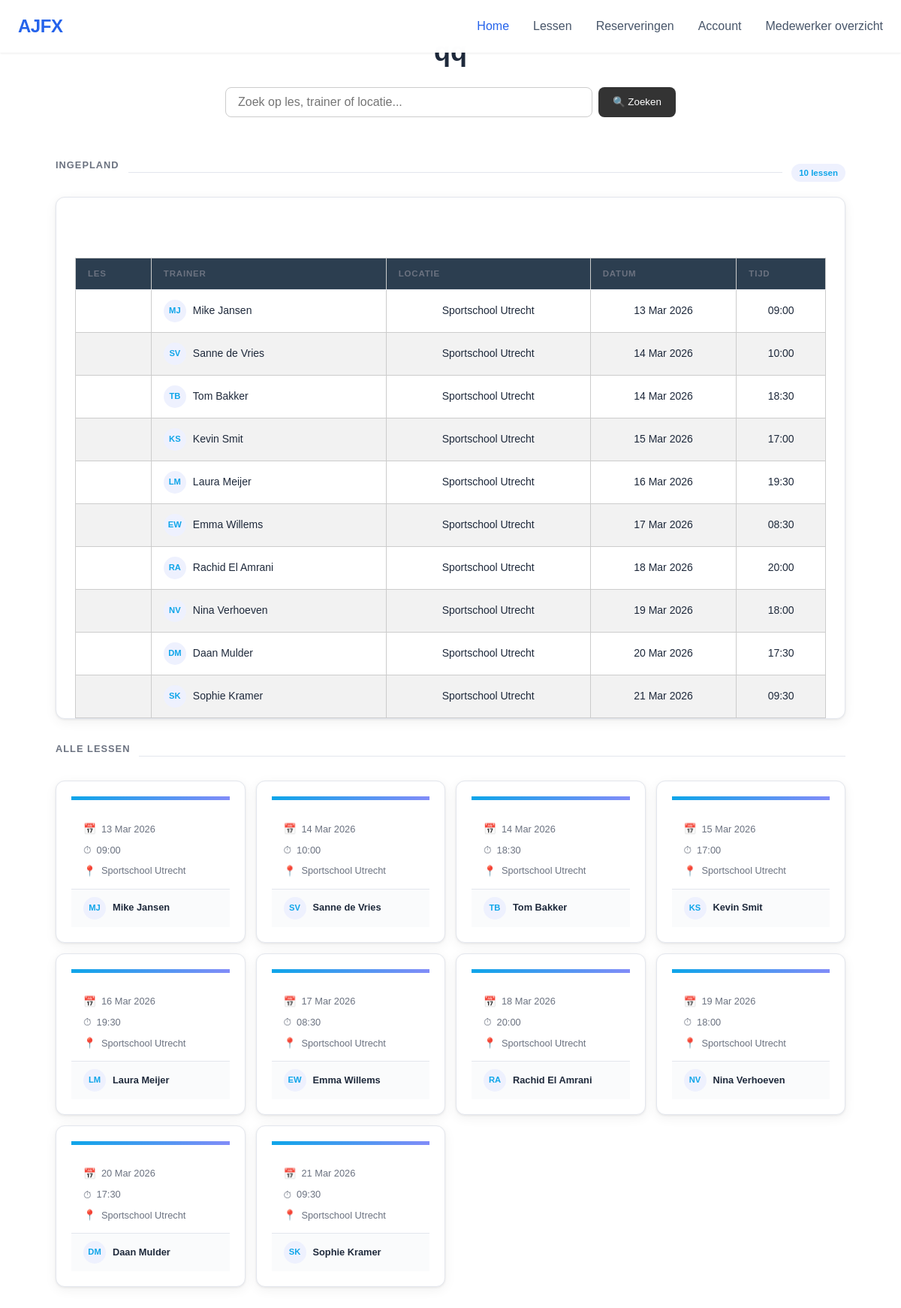
The page /lessen-overzicht.php on the database its author committed.
### tables this page shows
CREATE TABLE lessenoverzicht
(
    Id          INT UNSIGNED    NOT NULL    AUTO_INCREMENT,
    lesnaam     VARCHAR(255)    NOT NULL,
    trainer     VARCHAR(255)    NOT NULL,
    locatie     VARCHAR(255)    NOT NULL    DEFAULT 'Sportschool Utrecht',
    datum       DATE            NOT NULL,
    tijd        TIME            NOT NULL,
    lesprijs    DECIMAL(5,2)    NOT NULL    DEFAULT 0.00,
    PRIMARY KEY (Id)
);

### lessen-overzicht.php (the view, shortened to what this page needs)
<?php
$servername = "localhost";
$username   = "root";
$password   = "";
$dbname     = "lessen";
$dbFout = false;
$zoek = isset($_GET['zoek']) ? trim($_GET['zoek']) : '';
$conn = new mysqli($servername, $username, $password, $dbname);
if (!$dbFout) {
    if ($zoek !== "") {
        $zoekSafe = $conn->real_escape_string(strtolower($zoek));
        $sql = "SELECT * FROM lessenoverzicht
                WHERE LOWER(lessen)  LIKE '%$zoekSafe%'
                   OR LOWER(trainer) LIKE '%$zoekSafe%'
                   OR LOWER(locatie) LIKE '%$zoekSafe%'
                ORDER BY datum, tijd";
    } else {
        $sql = "SELECT * FROM lessenoverzicht ORDER BY datum, tijd";
    }
    $result = $conn->query($sql);
}
function initialen($naam) {
    $delen = explode(' ', trim($naam));
    $init  = strtoupper(substr($delen[0], 0, 1));
    if (count($delen) > 1) {
        $init .= strtoupper(substr(end($delen), 0, 1));
    }
    return $init;
}
function datumLeesbaar($datum) {
    $ts = strtotime($datum);
    return $ts ? date('d M Y', $ts) : $datum;
}
?>
<!DOCTYPE html>
<html lang="nl">
<head>
    <link rel="stylesheet" href="../css/lessen-overzicht.css">
    <link rel="stylesheet" href="../css/css/lessss.css">
    <link href="../homepage/styles.css" rel="stylesheet">
</head>
<body>
        <ul class="nav-menu" id="navMenu">
            <li><a href="index.html" class="nav-link active">Home</a></li>
            <li><a href="../lessen-overzicht.php" class="nav-link">Lessen</a></li>
            <li><a href="../medewerker_overzicht/reservering_overzicht/reserveringsoverzicht.php" class="nav-link">Reserveringen</a></li>
            <li><a href="../account/login.php" class="nav-link">Account</a></li>
            <li><a href="../medewerker_overzicht/medewerkers.php" class="nav-link">Medewerker overzicht</a></li>
        </ul>
<h2>qq</h2>
<div class="zoek-wrapper">
    <form method="GET" action="">
        <input
            type="text"
            name="zoek"
            placeholder="Zoek op les, trainer of locatie..."
            value="<?= htmlspecialchars($zoek) ?>"
            class="zoek-input"
        >
        <button type="submit" class="zoek-btn">🔍 Zoeken</button>
    </form>
</div>
<main class="main">
<?php if ($dbFout): ?>
    <!-- =======================
         FOUTMELDING
    ======================= -->
    <div class="foutmelding-wrapper">
        <div class="foutmelding-icon">⚠️</div>
        <div class="foutmelding">Er is iets misgegaan bij het laden van de lessen.</div>
        <p class="foutmelding-hint">Controleer de databaseverbinding en probeer het opnieuw.</p>
    </div>
<?php else:
    $rows = [];
    while ($row = $result->fetch_assoc()) {
        $rows[] = $row;
    }
    $aantalLessen = count($rows);
?>
    <div class="sectie-header">
        <h2>Ingepland</h2>
        <div class="sectie-lijn"></div>
        <?php if ($aantalLessen > 0): ?>
            <span class="sectie-badge"><?= $aantalLessen ?> lessen</span>
        <?php endif; ?>
    </div>
    <div class="tabel-wrapper">
        <table>
            <thead>
                <tr>
                    <th>Les</th>
                    <th>Trainer</th>
                    <th>Locatie</th>
                    <th>Datum</th>
                    <th>Tijd</th>
                </tr>
            </thead>
            <tbody>
            <?php if ($aantalLessen > 0): foreach ($rows as $row): ?>
                <tr>
                    <td><?= htmlspecialchars($row['lessen']) ?></td>
                    <td>
                        <div class="td-trainer">
                            <div class="avatar"><?= initialen($row['trainer']) ?></div>
                            <?= htmlspecialchars($row['trainer']) ?>
                        </div>
                    </td>
                    <td><?= htmlspecialchars($row['locatie']) ?></td>
                    <td><?= datumLeesbaar($row['datum']) ?></td>
                    <td><?= htmlspecialchars(substr($row['tijd'], 0, 5)) ?></td>
                </tr>
            <?php endforeach; else: ?>
                <tr>
                    <td colspan="5">Geen lessen gevonden</td>
                </tr>
            <?php endif; ?>
            </tbody>
        </table>
    </div>
    <div class="sectie-header">
        <h2>Alle lessen</h2>
        <div class="sectie-lijn"></div>
    </div>
    <div class="lessen-grid">
    <?php if ($aantalLessen > 0): foreach ($rows as $row): ?>
        <div class="les-card">
            <div class="les-card-top"></div>
            <div class="les-card-body">
                <div class="les-card-meta">
                    <div class="les-card-meta-item">
                        <div class="icon">📅</div>
                        <span><?= datumLeesbaar($row['datum']) ?></span>
                    </div>
                    <div class="les-card-meta-item">
                        <div class="icon">⏱</div>
                        <span><?= htmlspecialchars(substr($row['tijd'], 0, 5)) ?></span>
                    </div>
                    <div class="les-card-meta-item">
                        <div class="icon">📍</div>
                        <span><?= htmlspecialchars($row['locatie']) ?></span>
                    </div>
                </div>
            </div>
            <div class="les-card-trainer">
                <div class="avatar"><?= initialen($row['trainer']) ?></div>
                <strong><?= htmlspecialchars($row['trainer']) ?></strong>
            </div>
        </div>
    <?php endforeach; else: ?>
        <p>Geen lessen beschikbaar</p>
    <?php endif; ?>
    </div>
<?php endif; ?>
</main>
</body>
</html>

### css/lessen-overzicht.css (style rules this page uses)
* { margin:0; padding:0; box-sizing:border-box; }
body { font-family: Arial, sans-serif; background:#f4f4f4; padding:20px; }
table { width:100%; max-width:1000px; margin: 80px auto 0 auto; border-collapse:collapse; background:white; }
th, td { padding:12px; border:1px solid #ccc; text-align:center; }
th { background:#2c3e50; color:white; }
tr:nth-child(even) { background:#f2f2f2; }
.les-card { background:white; padding:20px; border-radius:10px; box-shadow:0 4px 10px rgba(0,0,0,0.1); text-align:center; }
h2 { font-family: 'Poppins', sans-serif; text-align:center; margin-bottom:20px; }

### css/lessss.css (style rules this page uses)
*, *::before, *::after { box-sizing: border-box; margin: 0; padding: 0; }
:root { --bg: #f4f5f7; --surface: #ffffff; --border: #e3e6ed; --accent: #4f6ef7; --accent-lt: #eef1fe; --text: #1a1d27; --muted: #6b7280; --green: #22c55e; --green-lt: #dcfce7; --amber: #f59e0b; --amber-lt: #fef3c7; --radius: 12px; --shadow: 0 1px 3px rgba(0,0,0,.07), 0 4px 16px rgba(0,0,0,.06); }
body { font-family: 'DM Sans', sans-serif; background: var(--bg); color: var(--text); min-height: 100vh; }
.main { max-width: 1100px; margin: 0 auto; padding: 32px 24px 64px; }
.sectie-header { display: flex; align-items: center; gap: 12px; margin: 32px 0 14px; }
.sectie-header:first-of-type { margin-top: 0; }
.sectie-header h2 { font-size: .8rem; font-weight: 700; text-transform: uppercase; letter-spacing: .08em; color: var(--muted); white-space: nowrap; }
.sectie-lijn { flex: 1; height: 1px; background: var(--border); }
.sectie-badge { font-size: .72rem; font-weight: 600; padding: 3px 10px; border-radius: 20px; background: var(--accent-lt); color: var(--accent); }
.tabel-wrapper { background: var(--surface); border: 1px solid var(--border); border-radius: var(--radius); overflow: hidden; box-shadow: var(--shadow); }
table { width: 100%; border-collapse: collapse; }
thead { background: #fafbfc; }
thead th { padding: 11px 16px; text-align: left; font-size: .72rem; font-weight: 700; text-transform: uppercase; letter-spacing: .07em; color: var(--muted); border-bottom: 1px solid var(--border); }
tbody tr { border-bottom: 1px solid var(--border); transition: background .1s; }
tbody tr:last-child { border-bottom: none; }
td { padding: 13px 16px; font-size: .875rem; vertical-align: middle; }
.td-trainer { display: flex; align-items: center; gap: 9px; }
.avatar { width: 30px; height: 30px; border-radius: 50%; background: var(--accent-lt); color: var(--accent); font-size: .7rem; font-weight: 700; display: inline-flex; align-items: center; justify-content: center; flex-shrink: 0; }
.lessen-grid { display: grid; grid-template-columns: repeat(auto-fill, minmax(230px, 1fr)); gap: 14px; }
.les-card { background: var(--surface); border: 1px solid var(--border); border-radius: var(--radius); overflow: hidden; box-shadow: var(--shadow); transition: transform .15s, box-shadow .15s; display: flex; flex-direction: column; }
.les-card-top { height: 5px; background: linear-gradient(90deg, var(--accent), #818cf8); }
.les-card-body { padding: 16px 16px 12px; flex: 1; }
.les-card-meta { display: flex; flex-direction: column; gap: 6px; }
.les-card-meta-item { display: flex; align-items: center; gap: 7px; font-size: .8rem; color: var(--muted); }
.les-card-meta-item .icon { font-size: .85rem; flex-shrink: 0; }
.les-card-trainer { display: flex; align-items: center; gap: 9px; padding: 10px 16px; border-top: 1px solid var(--border); font-size: .8rem; font-weight: 600; background: #fafbfc; }
.zoek-wrapper { margin: 1.5rem auto; max-width: 600px; display: flex; justify-content: center; }
.zoek-wrapper form { display: flex; gap: 0.5rem; width: 100%; }
.zoek-input { flex: 1; padding: 0.6rem 1rem; border: 1px solid #ccc; border-radius: 8px; font-size: 1rem; }
.zoek-btn { padding: 0.6rem 1.2rem; background: #333; color: white; border: none; border-radius: 8px; cursor: pointer; }

### rows shown on the page
lessenoverzicht: trainer "MJ", trainer "Mike Jansen", locatie "Sportschool Utrecht", datum "13 Mar 2026", tijd "09:00"
lessenoverzicht: trainer "SV", trainer "Sanne de Vries", locatie "Sportschool Utrecht", datum "14 Mar 2026", tijd "10:00"
lessenoverzicht: trainer "TB", trainer "Tom Bakker", locatie "Sportschool Utrecht", datum "14 Mar 2026", tijd "18:30"
lessenoverzicht: trainer "KS", trainer "Kevin Smit", locatie "Sportschool Utrecht", datum "15 Mar 2026", tijd "17:00"
lessenoverzicht: trainer "LM", trainer "Laura Meijer", locatie "Sportschool Utrecht", datum "16 Mar 2026", tijd "19:30"
lessenoverzicht: trainer "EW", trainer "Emma Willems", locatie "Sportschool Utrecht", datum "17 Mar 2026", tijd "08:30"
lessenoverzicht: trainer "RA", trainer "Rachid El Amrani", locatie "Sportschool Utrecht", datum "18 Mar 2026", tijd "20:00"
lessenoverzicht: trainer "NV", trainer "Nina Verhoeven", locatie "Sportschool Utrecht", datum "19 Mar 2026", tijd "18:00"
lessenoverzicht: trainer "DM", trainer "Daan Mulder", locatie "Sportschool Utrecht", datum "20 Mar 2026", tijd "17:30"
lessenoverzicht: trainer "SK", trainer "Sophie Kramer", locatie "Sportschool Utrecht", datum "21 Mar 2026", tijd "09:30"

### other values the page prints
$aantalLessen "10"
